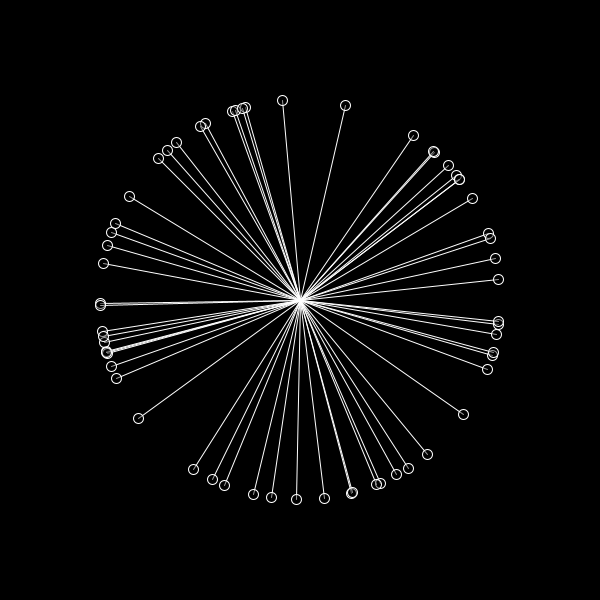
Frame 1 (no input)
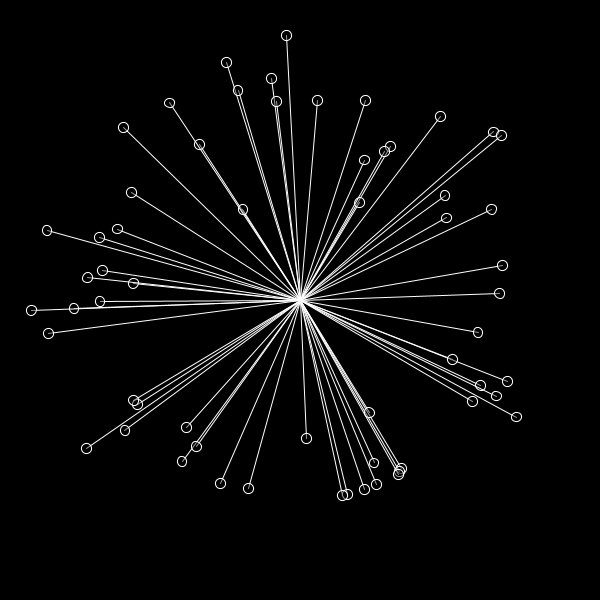
Frame 60 (the mouse pressed at the canvas centre just before this capture)
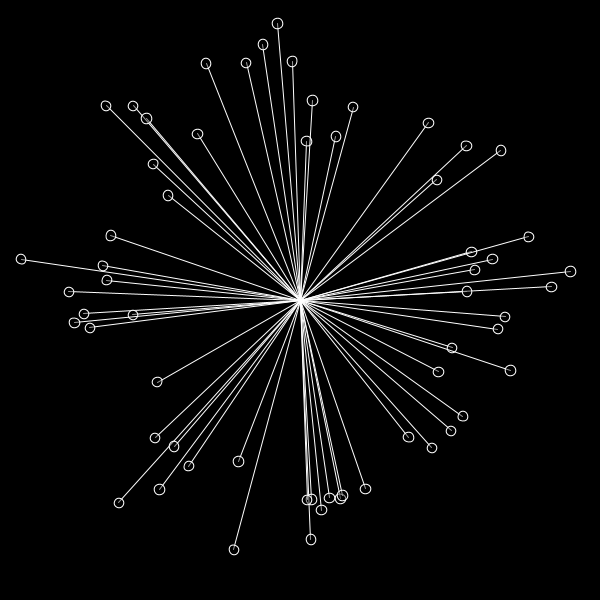
Frame 120 (the mouse held since frame 60 and released just before this capture)

The Processing sketch that drew these frames (run headless with seeded random() and noise(); from frame 60 on, the mouse is pressed at the canvas centre):

// Processing sketch: processing_156923
// ── processing_156923.pde

ArrayList<Object> objects;
boolean right, left, up, down;

int numObjects = 60;
int radius = 200;
float rotAngle = 0;
int num = 0;
int counter = 0;
int counterY = 0;
float rotInc = 0.003;
color c;

void setup() {
  size(600, 600);
  smooth();
  objects = new ArrayList<Object>();

  for (int i = 0; i < numObjects; i++) {
    objects.add(new Object(i*TWO_PI/numObjects, radius));
  }
}

void draw() {
  background(0);
  translate(width/2, height/2);
  rotate(rotAngle);
  rotAngle += rotInc;

if (mouseX == pmouseX) {
    if (counter > 300) {
      num = 0;
      counter = 0;
    }
    counter++;
  }
  
  if (mouseY == pmouseY) {
    if (counterY > 200) {
      c = color(255, 255, 255);
      counterY = 0;
    }
    counterY++;
   
  }
    
 

  switch(num) {
  case 0:
    stroke(255);
    fill(c, 100);
    for (Object o : objects) {
      o.update();
      line(0, 0, o.position.x, o.position.y);
      ellipse(o.position.x, o.position.y, 10, 10);
      
    }
    
    break;

  case 1:

    stroke(255);
    fill(c, 100);
    beginShape(TRIANGLE_STRIP);
    for (Object o : objects) {
      o.update();
      vertex(o.position.x, o.position.y);
    }
    endShape();

    break;
  case 2:
    stroke(255);
    fill(c, 50);
    beginShape(TRIANGLE_FAN);
    for (Object o : objects) {
      o.update();
      bezier(o.position.x, o.position.y, o.radius/2*cos(o.theta+PI/3), o.radius/2*sin(o.theta+PI/3), o.radius/3*cos(o.theta-PI/3), o.radius/3*sin(o.theta-PI/3), 0, 0);
    }
    endShape(CLOSE);
    break;
  }
}

class Object {

  PVector position;
  float theta;
  float angle = 0;
  float radius;
  float rint, thetaint;
  float amp = random(100);
  float angleAmp = random(-1,1);
  float angVel = PI/200*int(random(-4, 4));

  Object(float theta_, int radius_ ) {
    theta = theta_;
    thetaint = theta_;
    rint = radius_;
    radius = radius_;
    position = new PVector(radius*cos(theta), radius*sin(theta));
  }

  void update() {
    radius = rint + amp*sin(angle);
    theta = thetaint + angleAmp*sin(angle+PI/4);
    position.x = radius*cos(theta);
    position.y = radius*sin(theta);
    angle += angVel;
  }

  void display() {
    fill(255);
    ellipse(position.x, position.y, 20, 20);
  }
}


void mouseMoved() {
  //if equal case
  
  if (mouseX > pmouseX) {
    if (left = true) {
      num = 1;
    }
    left = false;
    right = true;
  }
  if (pmouseX > mouseX) {
    if (right = true) {
      num = 2;
    }
    right = false;
    left = true;
  }

  if (mouseY > pmouseY) {
    if (up = true) {
       c = color(39, 210, 255);
    }
   
    up = false;
    down = true;
  }
  if (pmouseY > mouseY) {
    if (down = true) {
      c = color(200, 250, 5);
    }
     
    down = false;
    up = true;
  }
}
